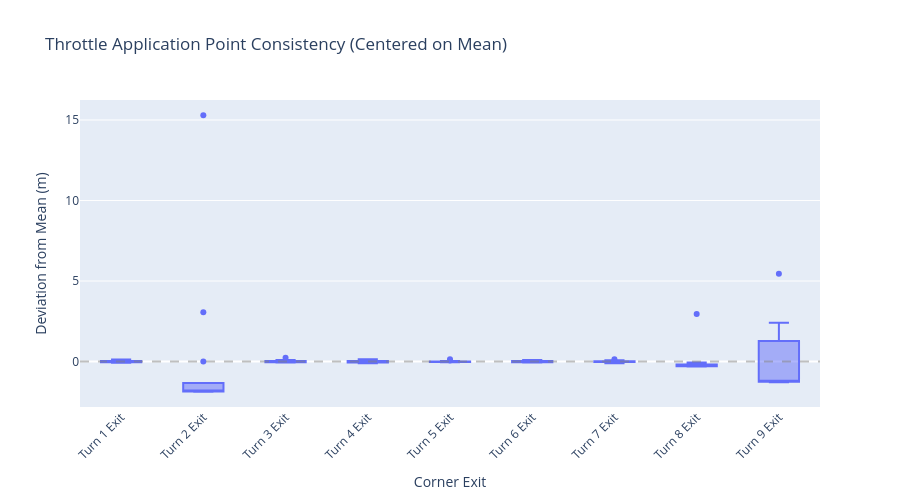

The cell this chart's notebook holds for it:
### Code cell
# Visualize throttle application consistency
# Show throttle point variation for each corner exit, centered around the mean

accel_stats = stats_df[stats_df['segment_type'] == 'acceleration'].dropna(subset=['throttle_point'])

if len(accel_stats) > 0:
    # Calculate deviation from mean throttle point for each segment
    accel_stats = accel_stats.copy()
    accel_stats['throttle_deviation'] = accel_stats.groupby('segment_name')['throttle_point'].transform(
        lambda x: x - x.mean()
    )
    
    fig = px.box(
        accel_stats,
        x='segment_name',
        y='throttle_deviation',
        title='Throttle Application Point Consistency (Centered on Mean)',
        labels={'throttle_deviation': 'Deviation from Mean (m)', 'segment_name': 'Corner Exit'}
    )
    fig.update_layout(xaxis_tickangle=-45, width=900, height=500)
    # Add a reference line at zero (the mean)
    fig.add_hline(y=0, line_dash="dash", line_color="gray", opacity=0.5)
    show_fig(fig)
else:
    print("No throttle data available")

### Figure 1 — Plotly figure (JSON) as saved in the notebook; plotly's stock layout.template omitted (floating-point values rounded to 4 significant figures)
{"data": [{"alignmentgroup": "True", "hovertemplate": "Corner Exit=%{x}<br>Deviation from Mean (m)=%{y}<extra></extra>", "legendgroup": "", "marker": {"color": "#636efa"}, "name": "", "notched": false, "offsetgroup": "", "orientation": "v", "showlegend": false, "type": "box", "x": ["Turn 1 Exit", "Turn 2 Exit", "Turn 3 Exit", "Turn 4 Exit", "Turn 5 Exit", "Turn 6 Exit", "Turn 7 Exit", "Turn 8 Exit", "Turn 9 Exit", "Turn 1 Exit", "Turn 2 Exit", "Turn 3 Exit", "Turn 4 Exit", "Turn 5 Exit", "Turn 6 Exit", "Turn 7 Exit", "Turn 8 Exit", "Turn 9 Exit", "Turn 1 Exit", "Turn 2 Exit", "Turn 3 Exit", "Turn 4 Exit", "Turn 5 Exit", "Turn 6 Exit", "Turn 7 Exit", "Turn 8 Exit", "Turn 9 Exit", "Turn 1 Exit", "Turn 2 Exit", "Turn 3 Exit", "Turn 4 Exit", "Turn 5 Exit", "Turn 6 Exit", "Turn 7 Exit", "Turn 8 Exit", "Turn 9 Exit", "Turn 1 Exit", "Turn 2 Exit", "Turn 3 Exit", "Turn 4 Exit", "Turn 5 Exit", "Turn 6 Exit", "Turn 7 Exit", "Turn 8 Exit", "Turn 9 Exit", "Turn 1 Exit", "Turn 2 Exit", "Turn 3 Exit", "Turn 4 Exit", "Turn 5 Exit", "Turn 6 Exit", "Turn 7 Exit", "Turn 8 Exit", "Turn 9 Exit", "Turn 1 Exit", "Turn 2 Exit", "Turn 3 Exit", "Turn 4 Exit", "Turn 5 Exit", "Turn 6 Exit", "Turn 7 Exit", "Turn 8 Exit", "Turn 9 Exit", "Turn 1 Exit", "Turn 2 Exit", "Turn 3 Exit", "Turn 4 Exit", "Turn 5 Exit", "Turn 6 Exit", "Turn 7 Exit", "Turn 8 Exit", "Turn 9 Exit", "Turn 1 Exit", "Turn 2 Exit", "Turn 3 Exit", "Turn 4 Exit", "Turn 5 Exit", "Turn 6 Exit", "Turn 7 Exit", "Turn 8 Exit", "Turn 9 Exit", "Turn 1 Exit", "Turn 2 Exit", "Turn 3 Exit", "Turn 4 Exit", "Turn 5 Exit", "Turn 6 Exit", "Turn 7 Exit", "Turn 8 Exit", "Turn 9 Exit", "Turn 1 Exit", "Turn 2 Exit", "Turn 3 Exit", "Turn 4 Exit", "Turn 5 Exit", "Turn 6 Exit", "Turn 7 Exit", "Turn 8 Exit", "Turn 9 Exit", "Turn 1 Exit", "Turn 2 Exit", "Turn 3 Exit", "Turn 4 Exit", "Turn 5 Exit", "Turn 6 Exit", "Turn 7 Exit", "Turn 8 Exit", "Turn 9 Exit", "Turn 1 Exit", "Turn 2 Exit", "Turn 3 Exit", "Turn 4 Exit", "Turn 5 Exit", "Turn 6 Exit", "Turn 7 Exit", "Turn 8 Exit", "Turn 9 Exit"], "x0": " ", "xaxis": "x", "y": [0.03277, -1.821, -0.01871, 0.1055, -0.002317, 0.001728, 0.1417, -0.2718, -0.5223, -0.05565, -1.867, 0.03339, 0.03104, -0.02597, -0.01554, -0.02714, 2.948, -1.256, 0.06233, 3.067, -0.05605, -0.0589, -0.03089, 0.05847, 0.004379, -0.2959, 2.414, 0.03274, -1.793, 0.02931, -0.002926, -0.01399, -0.06347, 0.002751, -0.2858, 1.223, -0.07447, -1.855, 0.2357, 0.1446, -0.04281, 0.01659, -0.1039, -0.3033, 5.458, -0.02734, -0.004016, -0.02862, -0.04701, -0.01237, -0.04681, -0.04253, -0.2326, -1.223, -0.04296, 15.29, -0.04337, 0.00703, -0.02816, 0.09676, -0.008425, -0.2743, -1.288, 0.1264, -1.771, -0.06152, 0.05685, -0.03015, -0.06408, 0.02559, -0.2912, -1.228, -0.01994, -1.87, -0.04837, -0.01944, 0.1394, 0.01849, -0.08083, -0.185, -1.257, -0.03055, -1.853, 0.08894, -0.05722, -0.0116, -0.04997, 0.08252, -0.2795, -1.285, 0.009727, -1.804, -0.03567, -0.1075, 0.03092, -0.008404, -0.01006, -0.1841, -1.205, 0.069, -1.855, -0.04942, 0.02466, 0.06891, 0.07191, -0.001154, -0.05588, 1.429, -0.0821, -1.864, -0.04556, -0.07668, -0.04096, -0.01566, 0.01712, -0.289, -1.261], "y0": " ", "yaxis": "y"}], "layout": {"boxmode": "group", "height": 500, "legend": {"tracegroupgap": 0}, "shapes": [{"line": {"color": "gray", "dash": "dash"}, "opacity": 0.5, "type": "line", "x0": 0, "x1": 1, "xref": "x domain", "y0": 0, "y1": 0, "yref": "y"}], "title": {"text": "Throttle Application Point Consistency (Centered on Mean)"}, "width": 900, "xaxis": {"anchor": "y", "domain": [0, 1], "tickangle": -45, "title": {"text": "Corner Exit"}}, "yaxis": {"anchor": "x", "domain": [0, 1], "title": {"text": "Deviation from Mean (m)"}}}}
